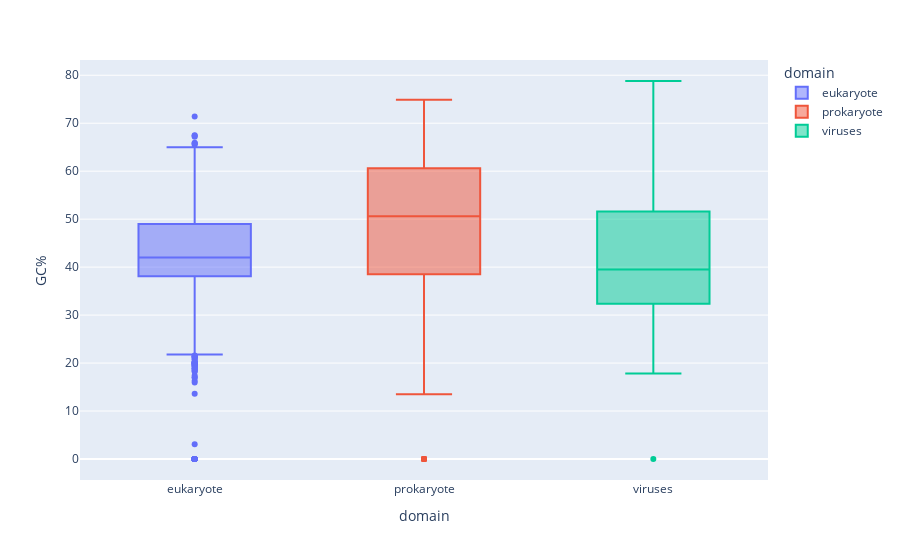

The notebook cell saved with this chart:
### Code cell
#Combined the three dataframes

fig = px.box(allgenomes, x="domain", y="GC%", color='domain')
fig.show()

### Figure 1 — Plotly figure (JSON) as saved in the notebook; plotly's stock layout.template omitted (floating-point values rounded to 4 significant figures; data arrays with more than 128 entries replaced by an {"elided": "..."} marker saying what was removed)
{"data": [{"alignmentgroup": "True", "hovertemplate": "domain=%{x}<br>GC%=%{y}<extra></extra>", "legendgroup": "eukaryote", "marker": {"color": "#636efa"}, "name": "eukaryote", "notched": false, "offsetgroup": "eukaryote", "orientation": "v", "showlegend": true, "type": "box", "x": {"elided": "5131 str values"}, "x0": " ", "xaxis": "x", "y": {"elided": "5131 float values"}, "y0": " ", "yaxis": "y"}, {"alignmentgroup": "True", "hovertemplate": "domain=%{x}<br>GC%=%{y}<extra></extra>", "legendgroup": "prokaryote", "marker": {"color": "#EF553B"}, "name": "prokaryote", "notched": false, "offsetgroup": "prokaryote", "orientation": "v", "showlegend": true, "type": "box", "x": {"elided": "9351 str values"}, "x0": " ", "xaxis": "x", "y": {"elided": "9351 float values"}, "y0": " ", "yaxis": "y"}, {"alignmentgroup": "True", "hovertemplate": "domain=%{x}<br>GC%=%{y}<extra></extra>", "legendgroup": "viruses", "marker": {"color": "#00cc96"}, "name": "viruses", "notched": false, "offsetgroup": "viruses", "orientation": "v", "showlegend": true, "type": "box", "x": {"elided": "7362 str values"}, "x0": " ", "xaxis": "x", "y": {"elided": "7362 float values"}, "y0": " ", "yaxis": "y"}], "layout": {"boxmode": "overlay", "legend": {"title": {"text": "domain"}, "tracegroupgap": 0}, "margin": {"t": 60}, "xaxis": {"anchor": "y", "categoryarray": ["eukaryote", "prokaryote", "viruses"], "categoryorder": "array", "domain": [0, 1], "title": {"text": "domain"}}, "yaxis": {"anchor": "x", "domain": [0, 1], "title": {"text": "GC%"}}}}
